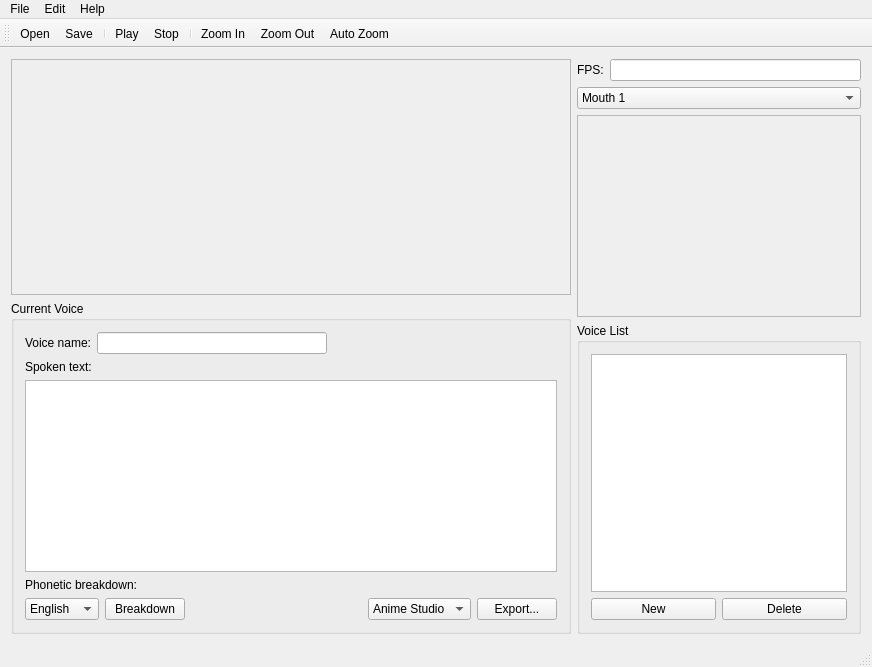
<?xml version="1.0" encoding="UTF-8"?>
<ui version="4.0">
 <class>MainWindow</class>
 <widget class="QMainWindow" name="MainWindow">
  <property name="geometry">
   <rect>
    <x>0</x>
    <y>0</y>
    <width>872</width>
    <height>667</height>
   </rect>
  </property>
  <property name="windowTitle">
   <string>Papagayo</string>
  </property>
  <widget class="QWidget" name="centralWidget">
   <layout class="QHBoxLayout" name="horizontalLayout_6">
    <item>
     <layout class="QVBoxLayout" name="verticalLayout_5">
      <item>
       <widget class="QScrollArea" name="scrollArea">
        <property name="verticalScrollBarPolicy">
         <enum>Qt::ScrollBarAsNeeded</enum>
        </property>
        <property name="widgetResizable">
         <bool>true</bool>
        </property>
        <widget class="WaveformView" name="waveformView">
         <property name="geometry">
          <rect>
           <x>0</x>
           <y>0</y>
           <width>542</width>
           <height>194</height>
          </rect>
         </property>
        </widget>
       </widget>
      </item>
      <item>
       <widget class="QGroupBox" name="groupBox_2">
        <property name="sizePolicy">
         <sizepolicy hsizetype="Preferred" vsizetype="Fixed">
          <horstretch>0</horstretch>
          <verstretch>0</verstretch>
         </sizepolicy>
        </property>
        <property name="title">
         <string>Current Voice</string>
        </property>
        <layout class="QVBoxLayout" name="verticalLayout_3">
         <item>
          <layout class="QHBoxLayout" name="horizontalLayout_4">
           <item>
            <widget class="QLabel" name="label_2">
             <property name="text">
              <string>Voice name:</string>
             </property>
             <property name="buddy">
              <cstring>voiceName</cstring>
             </property>
            </widget>
           </item>
           <item>
            <widget class="QLineEdit" name="voiceName"/>
           </item>
           <item>
            <spacer name="horizontalSpacer_4">
             <property name="orientation">
              <enum>Qt::Horizontal</enum>
             </property>
             <property name="sizeHint" stdset="0">
              <size>
               <width>40</width>
               <height>20</height>
              </size>
             </property>
            </spacer>
           </item>
          </layout>
         </item>
         <item>
          <widget class="QLabel" name="label_3">
           <property name="text">
            <string>Spoken text:</string>
           </property>
           <property name="buddy">
            <cstring>voiceText</cstring>
           </property>
          </widget>
         </item>
         <item>
          <widget class="QPlainTextEdit" name="voiceText">
           <property name="sizePolicy">
            <sizepolicy hsizetype="Expanding" vsizetype="Fixed">
             <horstretch>0</horstretch>
             <verstretch>0</verstretch>
            </sizepolicy>
           </property>
          </widget>
         </item>
         <item>
          <widget class="QLabel" name="label_4">
           <property name="text">
            <string>Phonetic breakdown:</string>
           </property>
          </widget>
         </item>
         <item>
          <layout class="QHBoxLayout" name="horizontalLayout_3">
           <item>
            <widget class="QComboBox" name="languageChoice">
             <item>
              <property name="text">
               <string>English</string>
              </property>
             </item>
             <item>
              <property name="text">
               <string>Spanish</string>
              </property>
             </item>
             <item>
              <property name="text">
               <string>Italian</string>
              </property>
             </item>
            </widget>
           </item>
           <item>
            <widget class="QPushButton" name="breakdownButton">
             <property name="text">
              <string>Breakdown</string>
             </property>
            </widget>
           </item>
           <item>
            <spacer name="horizontalSpacer_2">
             <property name="orientation">
              <enum>Qt::Horizontal</enum>
             </property>
             <property name="sizeHint" stdset="0">
              <size>
               <width>40</width>
               <height>20</height>
              </size>
             </property>
            </spacer>
           </item>
           <item>
            <widget class="QComboBox" name="exportChoice">
             <item>
              <property name="text">
               <string>Anime Studio</string>
              </property>
             </item>
            </widget>
           </item>
           <item>
            <widget class="QPushButton" name="exportButton">
             <property name="text">
              <string>Export...</string>
             </property>
            </widget>
           </item>
          </layout>
         </item>
        </layout>
       </widget>
      </item>
     </layout>
    </item>
    <item>
     <layout class="QVBoxLayout" name="verticalLayout">
      <item>
       <layout class="QHBoxLayout" name="horizontalLayout">
        <item>
         <widget class="QLabel" name="label">
          <property name="text">
           <string>FPS:</string>
          </property>
          <property name="buddy">
           <cstring>fpsEdit</cstring>
          </property>
         </widget>
        </item>
        <item>
         <widget class="QLineEdit" name="fpsEdit">
          <property name="sizePolicy">
           <sizepolicy hsizetype="Preferred" vsizetype="Fixed">
            <horstretch>1</horstretch>
            <verstretch>0</verstretch>
           </sizepolicy>
          </property>
         </widget>
        </item>
       </layout>
      </item>
      <item>
       <widget class="QComboBox" name="comboBox">
        <property name="sizePolicy">
         <sizepolicy hsizetype="Preferred" vsizetype="Fixed">
          <horstretch>0</horstretch>
          <verstretch>0</verstretch>
         </sizepolicy>
        </property>
        <property name="minimumSize">
         <size>
          <width>0</width>
          <height>0</height>
         </size>
        </property>
        <property name="maximumSize">
         <size>
          <width>16777215</width>
          <height>16777215</height>
         </size>
        </property>
        <item>
         <property name="text">
          <string>Mouth 1</string>
         </property>
        </item>
        <item>
         <property name="text">
          <string>Mouth 2</string>
         </property>
        </item>
        <item>
         <property name="text">
          <string>Gary C Martin</string>
         </property>
        </item>
        <item>
         <property name="text">
          <string>Preston Blair</string>
         </property>
        </item>
       </widget>
      </item>
      <item>
       <widget class="QFrame" name="frame">
        <property name="sizePolicy">
         <sizepolicy hsizetype="Minimum" vsizetype="Fixed">
          <horstretch>0</horstretch>
          <verstretch>0</verstretch>
         </sizepolicy>
        </property>
        <property name="frameShape">
         <enum>QFrame::StyledPanel</enum>
        </property>
        <property name="frameShadow">
         <enum>QFrame::Raised</enum>
        </property>
        <layout class="QHBoxLayout" name="horizontalLayout_5">
         <property name="leftMargin">
          <number>0</number>
         </property>
         <property name="topMargin">
          <number>0</number>
         </property>
         <property name="rightMargin">
          <number>0</number>
         </property>
         <property name="bottomMargin">
          <number>0</number>
         </property>
         <item>
          <widget class="MouthView" name="mouthView" native="true">
           <property name="sizePolicy">
            <sizepolicy hsizetype="Minimum" vsizetype="Fixed">
             <horstretch>0</horstretch>
             <verstretch>0</verstretch>
            </sizepolicy>
           </property>
           <property name="minimumSize">
            <size>
             <width>200</width>
             <height>200</height>
            </size>
           </property>
           <property name="maximumSize">
            <size>
             <width>16777215</width>
             <height>16777215</height>
            </size>
           </property>
           <property name="styleSheet">
            <string notr="true"/>
           </property>
          </widget>
         </item>
        </layout>
       </widget>
      </item>
      <item>
       <widget class="QGroupBox" name="groupBox">
        <property name="sizePolicy">
         <sizepolicy hsizetype="Preferred" vsizetype="Preferred">
          <horstretch>0</horstretch>
          <verstretch>0</verstretch>
         </sizepolicy>
        </property>
        <property name="title">
         <string>Voice List</string>
        </property>
        <layout class="QVBoxLayout" name="verticalLayout_2">
         <item>
          <widget class="QListWidget" name="voiceList">
           <property name="sizePolicy">
            <sizepolicy hsizetype="Fixed" vsizetype="Expanding">
             <horstretch>0</horstretch>
             <verstretch>0</verstretch>
            </sizepolicy>
           </property>
           <property name="maximumSize">
            <size>
             <width>16777215</width>
             <height>16777215</height>
            </size>
           </property>
           <property name="editTriggers">
            <set>QAbstractItemView::DoubleClicked|QAbstractItemView::EditKeyPressed</set>
           </property>
          </widget>
         </item>
         <item>
          <layout class="QHBoxLayout" name="horizontalLayout_2">
           <item>
            <widget class="QPushButton" name="newVoiceButton">
             <property name="text">
              <string>New</string>
             </property>
            </widget>
           </item>
           <item>
            <widget class="QPushButton" name="deleteVoiceButton">
             <property name="text">
              <string>Delete</string>
             </property>
            </widget>
           </item>
          </layout>
         </item>
        </layout>
       </widget>
      </item>
     </layout>
    </item>
   </layout>
  </widget>
  <widget class="QMenuBar" name="menuBar">
   <property name="geometry">
    <rect>
     <x>0</x>
     <y>0</y>
     <width>872</width>
     <height>22</height>
    </rect>
   </property>
   <widget class="QMenu" name="menuFile">
    <property name="title">
     <string>File</string>
    </property>
    <addaction name="actionOpen"/>
    <addaction name="actionSave"/>
    <addaction name="actionSave_As"/>
   </widget>
   <widget class="QMenu" name="menuEdit">
    <property name="title">
     <string>Edit</string>
    </property>
    <addaction name="actionUndo"/>
    <addaction name="actionCut"/>
    <addaction name="actionCopy"/>
    <addaction name="actionPaste"/>
   </widget>
   <widget class="QMenu" name="menuHelp">
    <property name="title">
     <string>Help</string>
    </property>
    <addaction name="actionAbout_Papagayo"/>
   </widget>
   <addaction name="menuFile"/>
   <addaction name="menuEdit"/>
   <addaction name="menuHelp"/>
  </widget>
  <widget class="QToolBar" name="mainToolBar">
   <property name="movable">
    <bool>true</bool>
   </property>
   <property name="iconSize">
    <size>
     <width>32</width>
     <height>32</height>
    </size>
   </property>
   <property name="toolButtonStyle">
    <enum>Qt::ToolButtonIconOnly</enum>
   </property>
   <property name="floatable">
    <bool>false</bool>
   </property>
   <attribute name="toolBarArea">
    <enum>TopToolBarArea</enum>
   </attribute>
   <attribute name="toolBarBreak">
    <bool>false</bool>
   </attribute>
   <addaction name="actionOpen"/>
   <addaction name="actionSave"/>
   <addaction name="separator"/>
   <addaction name="actionPlay"/>
   <addaction name="actionStop"/>
   <addaction name="separator"/>
   <addaction name="actionZoomIn"/>
   <addaction name="actionZoomOut"/>
   <addaction name="actionAutoZoom"/>
  </widget>
  <widget class="QStatusBar" name="statusBar"/>
  <action name="actionOpen">
   <property name="icon">
    <iconset resource="../rsrc/papagayo.qrc">
     <normaloff>:/images/images/open.png</normaloff>:/images/images/open.png</iconset>
   </property>
   <property name="text">
    <string>Open</string>
   </property>
   <property name="shortcut">
    <string>Ctrl+O</string>
   </property>
  </action>
  <action name="actionSave">
   <property name="icon">
    <iconset resource="../rsrc/papagayo.qrc">
     <normaloff>:/images/images/save.png</normaloff>:/images/images/save.png</iconset>
   </property>
   <property name="text">
    <string>Save</string>
   </property>
   <property name="shortcut">
    <string>Ctrl+S</string>
   </property>
  </action>
  <action name="actionSave_As">
   <property name="text">
    <string>Save As...</string>
   </property>
  </action>
  <action name="actionPlay">
   <property name="icon">
    <iconset resource="../rsrc/papagayo.qrc">
     <normaloff>:/images/images/play.png</normaloff>:/images/images/play.png</iconset>
   </property>
   <property name="text">
    <string>Play</string>
   </property>
   <property name="toolTip">
    <string>Play</string>
   </property>
  </action>
  <action name="actionStop">
   <property name="icon">
    <iconset resource="../rsrc/papagayo.qrc">
     <normaloff>:/images/images/stop.png</normaloff>:/images/images/stop.png</iconset>
   </property>
   <property name="text">
    <string>Stop</string>
   </property>
   <property name="toolTip">
    <string>Stop</string>
   </property>
  </action>
  <action name="actionZoomIn">
   <property name="icon">
    <iconset resource="../rsrc/papagayo.qrc">
     <normaloff>:/images/images/zoom_in.png</normaloff>:/images/images/zoom_in.png</iconset>
   </property>
   <property name="text">
    <string>Zoom In</string>
   </property>
   <property name="toolTip">
    <string>Zoom In</string>
   </property>
  </action>
  <action name="actionZoomOut">
   <property name="icon">
    <iconset resource="../rsrc/papagayo.qrc">
     <normaloff>:/images/images/zoom_out.png</normaloff>:/images/images/zoom_out.png</iconset>
   </property>
   <property name="text">
    <string>Zoom Out</string>
   </property>
   <property name="toolTip">
    <string>Zoom Out</string>
   </property>
  </action>
  <action name="actionAutoZoom">
   <property name="icon">
    <iconset resource="../rsrc/papagayo.qrc">
     <normaloff>:/images/images/zoom_1.png</normaloff>:/images/images/zoom_1.png</iconset>
   </property>
   <property name="text">
    <string>Auto Zoom</string>
   </property>
   <property name="toolTip">
    <string>Auto Zoom</string>
   </property>
  </action>
  <action name="actionUndo">
   <property name="text">
    <string>Undo</string>
   </property>
   <property name="shortcut">
    <string>Ctrl+Z</string>
   </property>
  </action>
  <action name="actionCut">
   <property name="text">
    <string>Cut</string>
   </property>
   <property name="shortcut">
    <string>Ctrl+X</string>
   </property>
  </action>
  <action name="actionCopy">
   <property name="text">
    <string>Copy</string>
   </property>
   <property name="shortcut">
    <string>Ctrl+C</string>
   </property>
  </action>
  <action name="actionPaste">
   <property name="text">
    <string>Paste</string>
   </property>
   <property name="shortcut">
    <string>Ctrl+V</string>
   </property>
  </action>
  <action name="actionAbout_Papagayo">
   <property name="text">
    <string>About Papagayo</string>
   </property>
   <property name="toolTip">
    <string>About Papagayo</string>
   </property>
  </action>
 </widget>
 <layoutdefault spacing="6" margin="11"/>
 <customwidgets>
  <customwidget>
   <class>WaveformView</class>
   <extends>QWidget</extends>
   <header>waveformview.h</header>
   <container>1</container>
   <slots>
    <slot>onZoomIn()</slot>
    <slot>onZoomOut()</slot>
    <slot>onAutoZoom()</slot>
   </slots>
  </customwidget>
  <customwidget>
   <class>MouthView</class>
   <extends>QWidget</extends>
   <header>mouthview.h</header>
   <container>1</container>
   <slots>
    <slot>onMouthChanged(int)</slot>
   </slots>
  </customwidget>
 </customwidgets>
 <resources>
  <include location="../rsrc/papagayo.qrc"/>
 </resources>
 <connections>
  <connection>
   <sender>actionOpen</sender>
   <signal>triggered()</signal>
   <receiver>MainWindow</receiver>
   <slot>onFileOpen()</slot>
   <hints>
    <hint type="sourcelabel">
     <x>-1</x>
     <y>-1</y>
    </hint>
    <hint type="destinationlabel">
     <x>429</x>
     <y>334</y>
    </hint>
   </hints>
  </connection>
  <connection>
   <sender>actionPlay</sender>
   <signal>triggered()</signal>
   <receiver>MainWindow</receiver>
   <slot>onPlay()</slot>
   <hints>
    <hint type="sourcelabel">
     <x>-1</x>
     <y>-1</y>
    </hint>
    <hint type="destinationlabel">
     <x>429</x>
     <y>334</y>
    </hint>
   </hints>
  </connection>
  <connection>
   <sender>actionStop</sender>
   <signal>triggered()</signal>
   <receiver>MainWindow</receiver>
   <slot>onStop()</slot>
   <hints>
    <hint type="sourcelabel">
     <x>-1</x>
     <y>-1</y>
    </hint>
    <hint type="destinationlabel">
     <x>429</x>
     <y>334</y>
    </hint>
   </hints>
  </connection>
  <connection>
   <sender>newVoiceButton</sender>
   <signal>clicked()</signal>
   <receiver>MainWindow</receiver>
   <slot>onNewVoice()</slot>
   <hints>
    <hint type="sourcelabel">
     <x>712</x>
     <y>617</y>
    </hint>
    <hint type="destinationlabel">
     <x>912</x>
     <y>581</y>
    </hint>
   </hints>
  </connection>
  <connection>
   <sender>deleteVoiceButton</sender>
   <signal>clicked()</signal>
   <receiver>MainWindow</receiver>
   <slot>onDeleteVoice()</slot>
   <hints>
    <hint type="sourcelabel">
     <x>841</x>
     <y>617</y>
    </hint>
    <hint type="destinationlabel">
     <x>909</x>
     <y>680</y>
    </hint>
   </hints>
  </connection>
  <connection>
   <sender>voiceName</sender>
   <signal>textChanged(QString)</signal>
   <receiver>MainWindow</receiver>
   <slot>onVoiceNameChanged()</slot>
   <hints>
    <hint type="sourcelabel">
     <x>322</x>
     <y>324</y>
    </hint>
    <hint type="destinationlabel">
     <x>897</x>
     <y>440</y>
    </hint>
   </hints>
  </connection>
  <connection>
   <sender>voiceText</sender>
   <signal>textChanged()</signal>
   <receiver>MainWindow</receiver>
   <slot>onVoiceTextChanged()</slot>
   <hints>
    <hint type="sourcelabel">
     <x>541</x>
     <y>551</y>
    </hint>
    <hint type="destinationlabel">
     <x>892</x>
     <y>506</y>
    </hint>
   </hints>
  </connection>
  <connection>
   <sender>voiceList</sender>
   <signal>itemClicked(QListWidgetItem*)</signal>
   <receiver>MainWindow</receiver>
   <slot>onVoiceSelected(QListWidgetItem*)</slot>
   <hints>
    <hint type="sourcelabel">
     <x>704</x>
     <y>396</y>
    </hint>
    <hint type="destinationlabel">
     <x>900</x>
     <y>353</y>
    </hint>
   </hints>
  </connection>
  <connection>
   <sender>voiceList</sender>
   <signal>itemChanged(QListWidgetItem*)</signal>
   <receiver>MainWindow</receiver>
   <slot>onVoiceItemChanged(QListWidgetItem*)</slot>
   <hints>
    <hint type="sourcelabel">
     <x>780</x>
     <y>401</y>
    </hint>
    <hint type="destinationlabel">
     <x>916</x>
     <y>391</y>
    </hint>
   </hints>
  </connection>
  <connection>
   <sender>breakdownButton</sender>
   <signal>clicked()</signal>
   <receiver>MainWindow</receiver>
   <slot>onBreakdown()</slot>
   <hints>
    <hint type="sourcelabel">
     <x>247</x>
     <y>617</y>
    </hint>
    <hint type="destinationlabel">
     <x>910</x>
     <y>279</y>
    </hint>
   </hints>
  </connection>
  <connection>
   <sender>comboBox</sender>
   <signal>activated(int)</signal>
   <receiver>mouthView</receiver>
   <slot>onMouthChanged(int)</slot>
   <hints>
    <hint type="sourcelabel">
     <x>654</x>
     <y>121</y>
    </hint>
    <hint type="destinationlabel">
     <x>659</x>
     <y>199</y>
    </hint>
   </hints>
  </connection>
  <connection>
   <sender>actionSave</sender>
   <signal>triggered()</signal>
   <receiver>MainWindow</receiver>
   <slot>onFileSave()</slot>
   <hints>
    <hint type="sourcelabel">
     <x>-1</x>
     <y>-1</y>
    </hint>
    <hint type="destinationlabel">
     <x>435</x>
     <y>333</y>
    </hint>
   </hints>
  </connection>
  <connection>
   <sender>actionSave_As</sender>
   <signal>triggered()</signal>
   <receiver>MainWindow</receiver>
   <slot>onFileSaveAs()</slot>
   <hints>
    <hint type="sourcelabel">
     <x>-1</x>
     <y>-1</y>
    </hint>
    <hint type="destinationlabel">
     <x>435</x>
     <y>333</y>
    </hint>
   </hints>
  </connection>
  <connection>
   <sender>exportButton</sender>
   <signal>clicked()</signal>
   <receiver>MainWindow</receiver>
   <slot>onExport()</slot>
   <hints>
    <hint type="sourcelabel">
     <x>495</x>
     <y>600</y>
    </hint>
    <hint type="destinationlabel">
     <x>564</x>
     <y>593</y>
    </hint>
   </hints>
  </connection>
  <connection>
   <sender>actionAbout_Papagayo</sender>
   <signal>triggered()</signal>
   <receiver>MainWindow</receiver>
   <slot>onHelpAboutPapagayo()</slot>
   <hints>
    <hint type="sourcelabel">
     <x>-1</x>
     <y>-1</y>
    </hint>
    <hint type="destinationlabel">
     <x>435</x>
     <y>333</y>
    </hint>
   </hints>
  </connection>
 </connections>
 <slots>
  <slot>onFileOpen()</slot>
  <slot>onFileSave()</slot>
  <slot>onFileSaveAs()</slot>
  <slot>onPlay()</slot>
  <slot>onStop()</slot>
  <slot>onNewVoice()</slot>
  <slot>onDeleteVoice()</slot>
  <slot>onVoiceSelected(QListWidgetItem*)</slot>
  <slot>onVoiceNameChanged()</slot>
  <slot>onVoiceTextChanged()</slot>
  <slot>onVoiceItemChanged(QListWidgetItem*)</slot>
  <slot>onBreakdown()</slot>
  <slot>onExport()</slot>
  <slot>onHelpAboutPapagayo()</slot>
 </slots>
</ui>
